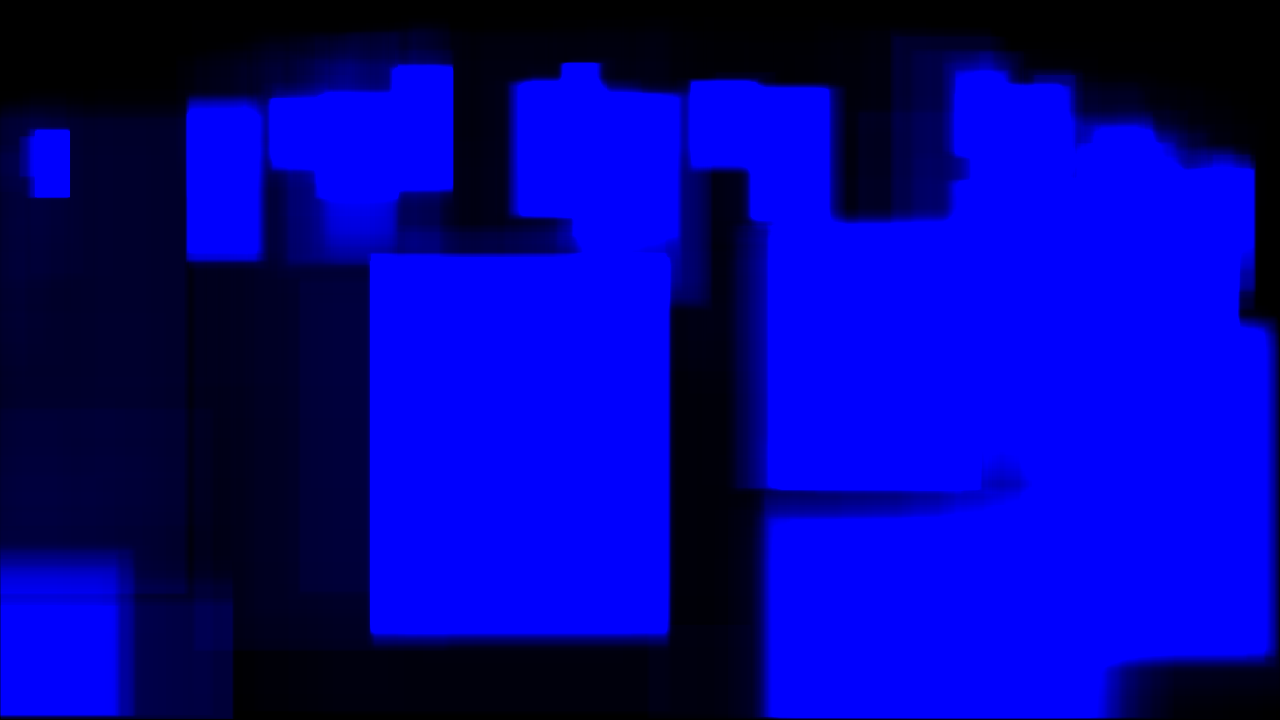

The script that saved this image:
from PIL import Image

# Open the image and convert it to RGB mode
img = Image.open('heatmap.png').convert('RGB')

# Create a new empty image of the same size
blue_img = Image.new('RGB', img.size)

# Loop through each pixel in the image and set the blue channel value
for x in range(img.width):
    for y in range(img.height):
        # get the pixel value
        _, _, b = img.getpixel((x, y))

        # Set the blue channel value to the original grayscale value
        blue_img.putpixel((x, y), (0, 0, b))


# Save the new image as a PNG file
blue_img.save('bluescale.png')